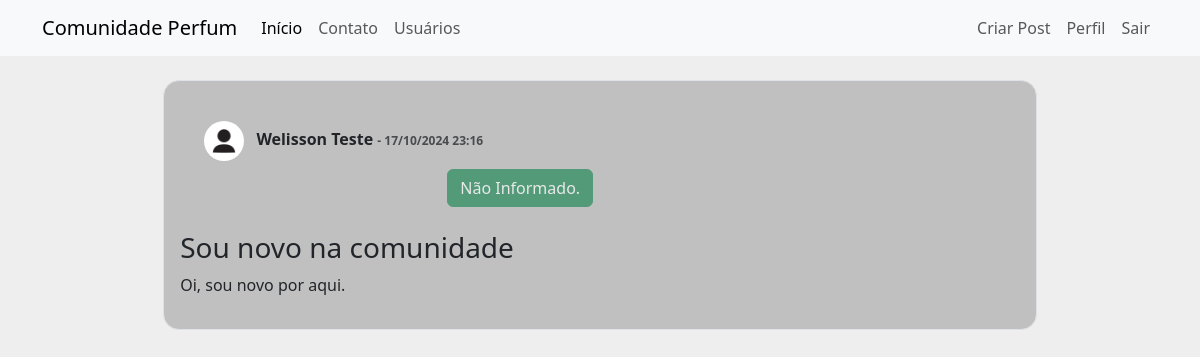
The app's page /post/4 (signed in) with its own data.
### comunidadeperfum/models.py (models this page shows)
class Usuario(database.Model, UserMixin):
    id = database.Column(database.Integer, primary_key=True)
    username = database.Column(database.String, nullable=False)
    email = database.Column(database.String, nullable=False, unique=True)
    senha = database.Column(database.String, nullable=False)
    foto_perfil = database.Column(database.String, default='default.png', nullable=False)
    posts = database.relationship('Post', backref='autor', lazy=True)
    perfumes = database.Column(database.String, nullable=False, default='Não Informado.')

class Post(database.Model):
    id = database.Column(database.Integer, primary_key=True)
    titulo = database.Column(database.String, nullable=False)
    corpo = database.Column(database.Text, nullable=False)
    data_criacao = database.Column(database.DateTime, nullable=False, default=datetime.utcnow)
    id_usuario = database.Column(database.Integer, database.ForeignKey('usuario.id'), nullable= False)

### comunidadeperfum/routes.py (the view)
@app.route('/post/<post_id>', methods=['GET', 'POST'])
@login_required
def exibir_post(post_id):
    post = Post.query.get(post_id)
    if post is None:
        flash('Postagem não encontrada.', 'danger')
        return redirect(url_for('homepage'))
    if current_user == post.autor:
        form = FormCriarPost()
        if request.method == 'GET':
            form.titulo.data = post.titulo
            form.corpo.data = post.corpo
        elif form.validate_on_submit():
            post.titulo = form.titulo.data
            post.corpo = form.corpo.data
            database.session.commit()
            flash('Postagem editada com sucesso.', 'success')
            return redirect(url_for('homepage'))
    else:
        form = None
    return render_template('post.html', post=post, form=form)

### comunidadeperfum/models.py (called while the page is built)
@login_manager.user_loader
def load_usuario(id_usuario):
    return Usuario.query.get(int(id_usuario))

### comunidadeperfum/templates/post.html (shortened to what this page needs)
{% extends 'base.html' %}
{% block body %}
<div class="container nt-3">
    <div class="rol border mt-4 p-3 rounded-4 meupost">
        <div class="col col-8 p-4">
            <img src="{{ url_for('static', filename='images/' + (post.autor.foto_perfil)) }}" width="40" class="rounded-circle perfil-home">
            <strong class="p-2">
                {{ post.autor.username }} <small class="text-muted" style="font-size: 12px;"> - {{ post.data_criacao.strftime('%d/%m/%Y %H:%M') }}
                </small>
            </strong>
            <div class="row justify-content-center">
                <div class="col" style="text-align: center">
                    <div class="d-flex justify-content-center c-perfume">
                        {% for perfume in post.autor.perfumes.split(';') %}
                            <button type="button" class="btn btn-success mt-2 me-2" disabled>{{ perfume }}</button>
                        {% endfor %}
                    </div>
                </div>
            </div>
        </div>
        <div class="col-9">
            <h3>{{ post.titulo }}</h3>
            <p>{{ post.corpo }}</p>
        </div>
    </div>
</div>
{% endblock %}

### comunidadeperfum/static/style.css (style rules this page uses)
body { background:#eee; }
.meupost { background-color: rgba(128, 128, 128, 0.429); width: 80%; max-width: 900px; background-size: cover; background-repeat: no-repeat; padding: 20px; margin: 0 auto; }
.c-perfume { width: 40em; }

### records on screen
Usuario: foto_perfil (placeholder picture), autor.username "Welisson Teste", perfumes "Não Informado."
Post: data_criacao "17/10/2024 23:16", titulo "Sou novo na comunidade", corpo "Oi, sou novo por aqui."
